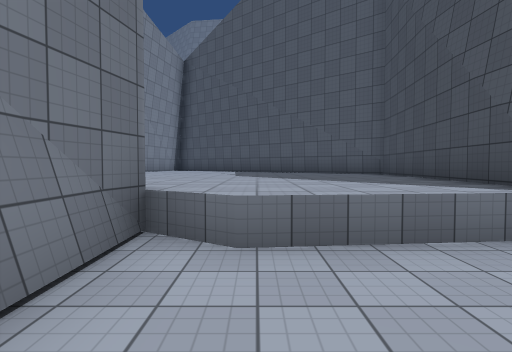
[1] (above)

16 first-person views from a walk through a 3-D level made in the Unity game engine. The camera is 1.4 m above the floor, tilts 2° down and sees 80° across. The floor is counted in squares, 2 m on a side. Each view is taken from the middle of a square. On the plan, view 1 faces up. The plan holds only what a view shows up to about 10 squares ahead; the rest is blank. The place goes on beyond the plan. Some animated figures are not drawn. Surface patterns are stand-ins for the level's own textures.

[2]
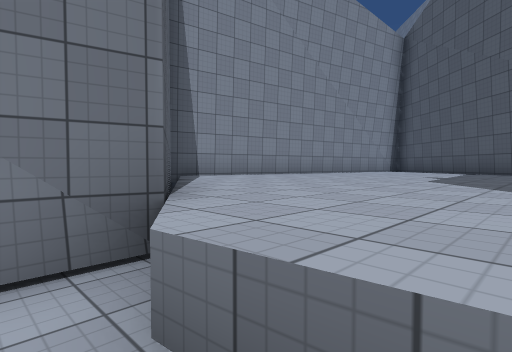

[3]
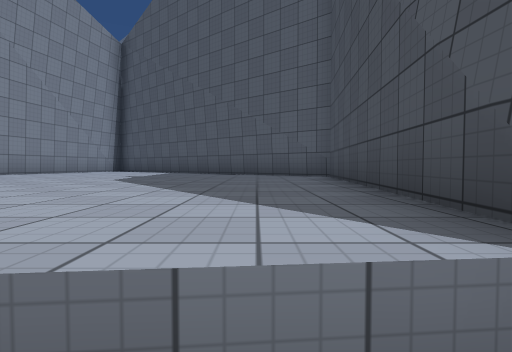

[4]
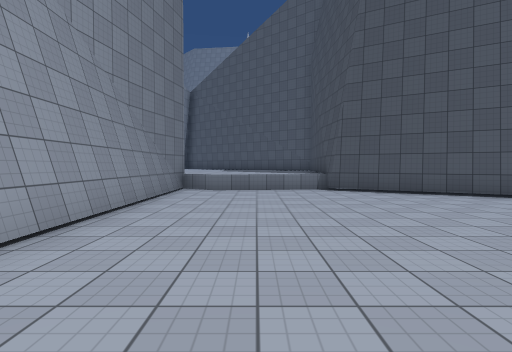

[5]
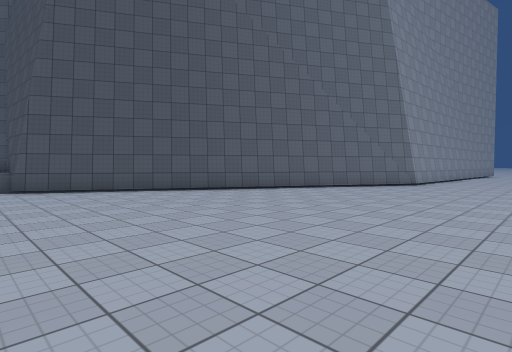

[6]
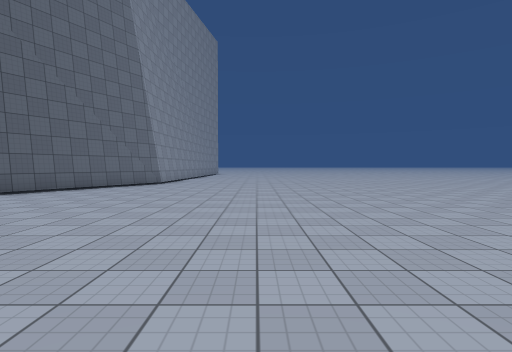

[7]
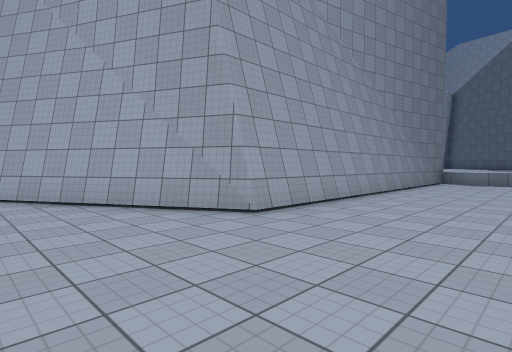

[8]
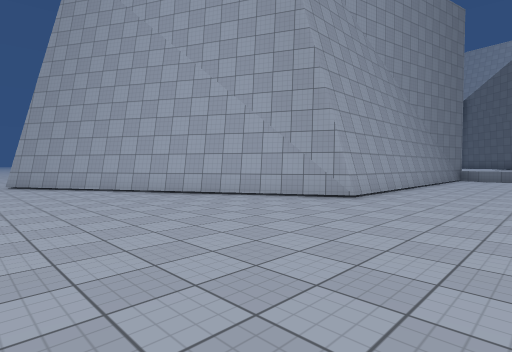

[9]
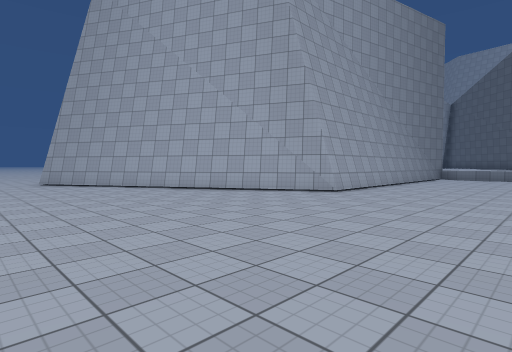

[10]
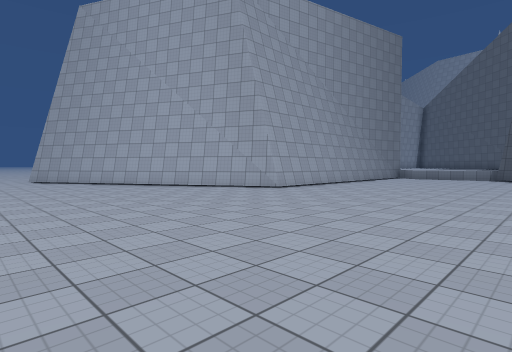

[11]
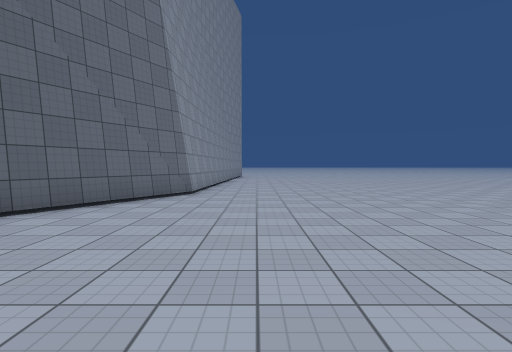

[12]
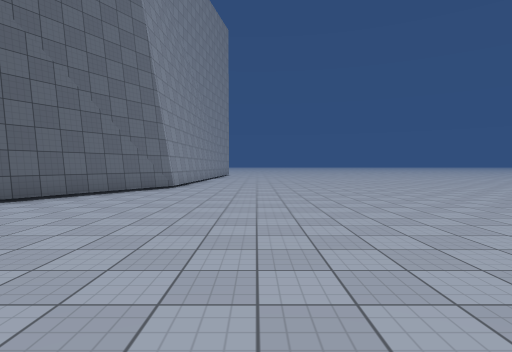

[13]
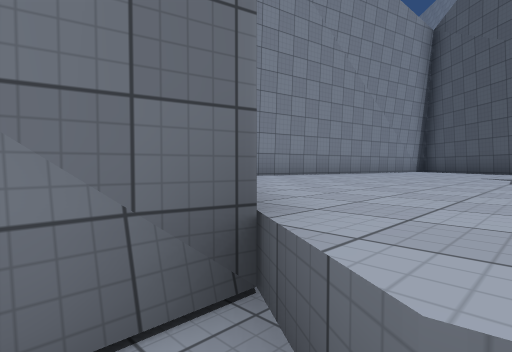

[14]
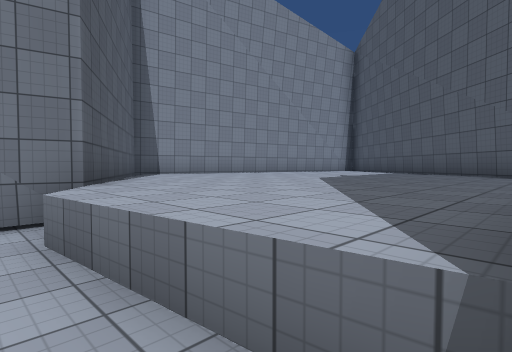

[15]
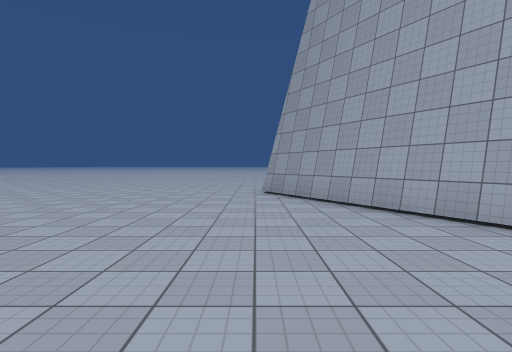

[16]
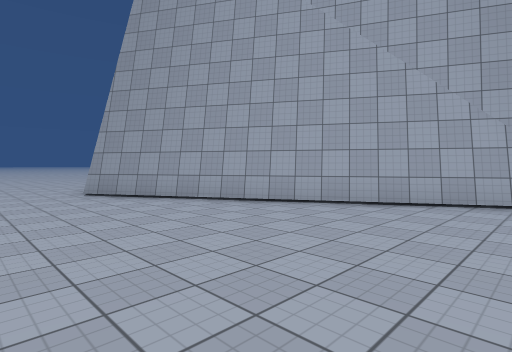

### Floor plan
Key: @ floor where view 1 was taken; # wall or solid block; . floor; ^ raised ledge.
Columns run from 14 left of view 1 to 12 right of it. Each row starts with its distance up from view 1.
 14             ^
 13            ^^^
 12          ^^^^^^
 11          ^^^^^^^^
 10          ^^^^^^^^^
  9          ^^^^^^^^^^
  8          ^^^^^^^^^^
  7          ^^^^^^^^^^
  6         #^^^^^^^^^
  5          ##^^^^^^^
  4            #^^^^^^
  3             ##^^^^
  2             #.....###
  1             #.......###
  0             #.@.......##
 -1             #..........###
 -2             #............##
 -3             #..............
 -4             #..............
 -5             #..............
 -6             #..............
 -7            ##..............
 -8          ###...............
 -9        ###.................
-10      ###...................
-11     ##.....................
-12 ....................  .....
-13 ....................   ....
-14   ..................    ...

Positions as (right, up) in squares from view 1, and headings:
1: (0, 0), facing up
2: (1, 2), facing up-left
3: (2, 2), facing up
4: (1, -6), facing up
5: (2, -7), facing up-right
6: (2, -7), facing right
7: (2, -10), facing up-left
8: (2, -13), facing up-left
9: (3, -14), facing up-left
10: (5, -14), facing up-left
11: (6, -5), facing right
12: (4, -6), facing right
13: (0, 2), facing up-left
14: (3, 2), facing up-left
15: (-2, -12), facing left
16: (-2, -14), facing up-left
